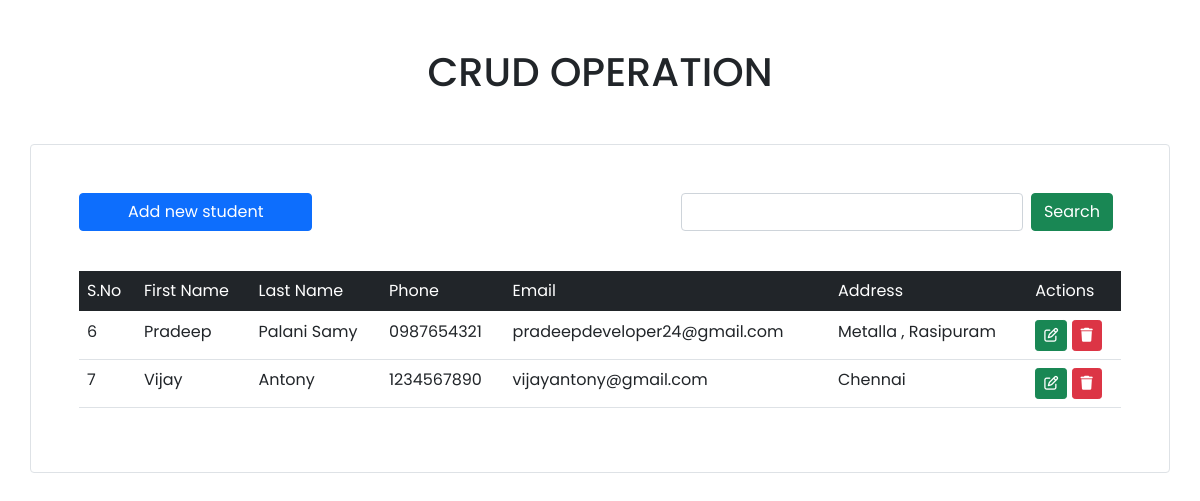
/, run on an earlier commit of the app's database.
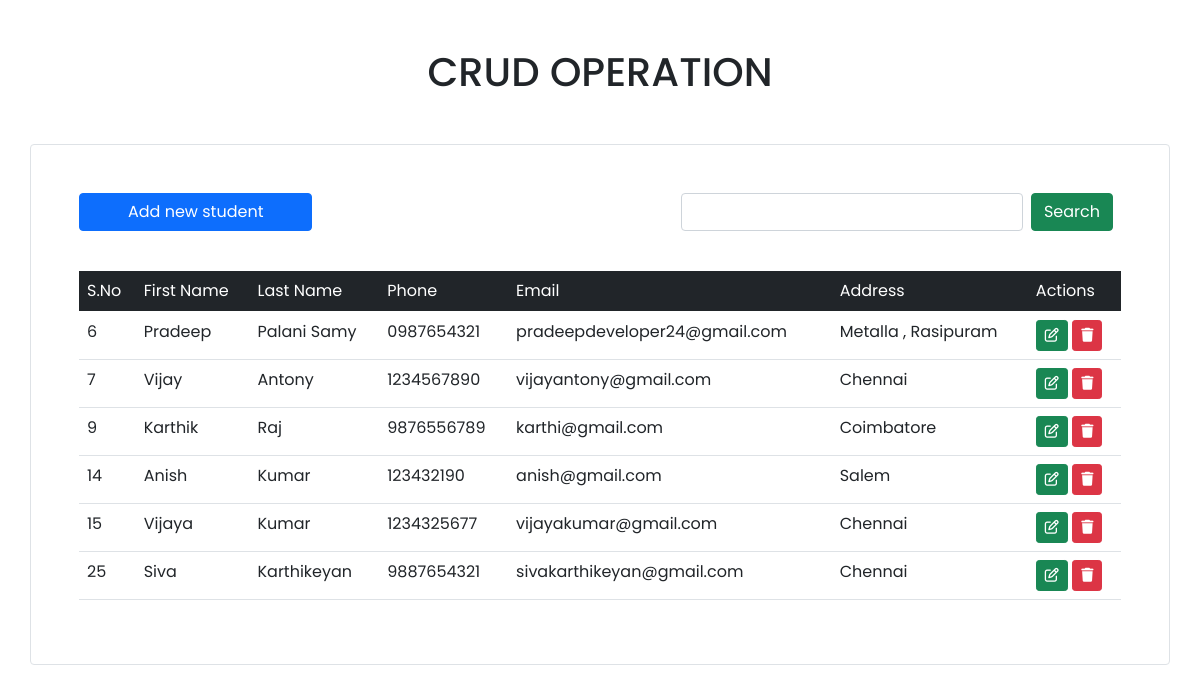
And on a later commit of the database.
### crudapp/models.py (models this page shows, shortened)
class Student(models.Model):
    first_name = models.CharField(max_length=30,null=False,blank=False,verbose_name="First Name")
    last_name = models.CharField(max_length=30,null=False,blank=False,verbose_name="Last name")
    phone = models.CharField(max_length=10,null=False,blank=False,verbose_name="Phone Number")
    email = models.EmailField(max_length=277,null=False,blank=False,verbose_name="Email Address")
    address = models.TextField(max_length=100,verbose_name="Address")

### crudapp/views.py (the view, shortened to what this page needs)
# urls.py: path("",views.index,name="index"),
def index(request):
    students = Student.objects.all()
    return render(request,"index.html",{"students": students})

### crudapp/templates/index.html (shortened to what this page needs)
<!doctype html>
<html lang="en">
  <head>
    <link href="https://cdn.jsdelivr.net/npm/bootstrap@5.0.2/dist/css/bootstrap.min.css" rel="stylesheet">
    <link rel="stylesheet" href="https://cdnjs.cloudflare.com/ajax/libs/font-awesome/6.6.0/css/all.min.css" />
  </head>
  <body>
    <center><h1 class="my-5">CRUD OPERATION</h1></center>
    <div class="container mt-5 p-5 border rounded">
        <div class="d-flex justify-content-between align-items-center">
            <a href="" data-bs-toggle="modal" data-bs-target="#addStudentModal" class="btn btn-primary px-5 py-2btn-sm">Add new student</a>
            <div>
                <form action="" method="post" class="d-flex">
                    <input type="search" name="search" class="form-control">
                    <button class="btn btn-success mx-2">Search</button>
                </form>
            </div>
        </div>
        <br>
        <table class="table mt-3">
            <thead class="table-dark">
                    <td>S.No</td>
                    <td>First Name</td>
                    <td>Last Name</td>
                    <td>Phone</td>
                    <td>Email</td>
                    <td>Address</td>
                    <td>Actions</td>
            </thead>
            <tbody>
               {% for student in students%}
               <tr>
                <td>{{student.id}}</td>
                <td>{{student.first_name}}</td>
                <td>{{student.last_name}}</td>
                <td>{{student.phone}}</td>
                <td>{{student.email}}</td>
                <td>{{student.address}}</td>
                <td>
                    <a href="" data-bs-toggle="modal" data-bs-target="#updateStudentModal_{{student.id}}" class="btn btn-success btn-sm"><i class="fa-regular fa-pen-to-square"></i></a>
                    <a href="" data-bs-toggle="modal" data-bs-target="#deleteStudentModal_{{student.id}}" class="btn btn-danger btn-sm"><i class="fa-solid fa-trash"></i></a>
                </td>
               </tr>
            {%endfor%}
            </tbody>
          </table>
    </div>
  </body>
</html>

### crudapp/templates/index.html (style rules this page uses)
* { font-family: "Poppins", sans-serif; }

What changed in the data, as far as the page shows it:
added Student: id "9", first_name "Karthik", last_name "Raj", phone "9876556789", email "karthi@gmail.com", address "Coimbatore"
added Student: id "14", first_name "Anish", last_name "Kumar", phone "123432190", email "anish@gmail.com", address "Salem"
added Student: id "15", first_name "Vijaya", last_name "Kumar", phone "1234325677", email "vijayakumar@gmail.com", address "Chennai"
added Student: id "25", first_name "Siva", last_name "Karthikeyan", phone "9887654321", email "sivakarthikeyan@gmail.com", address "Chennai"
